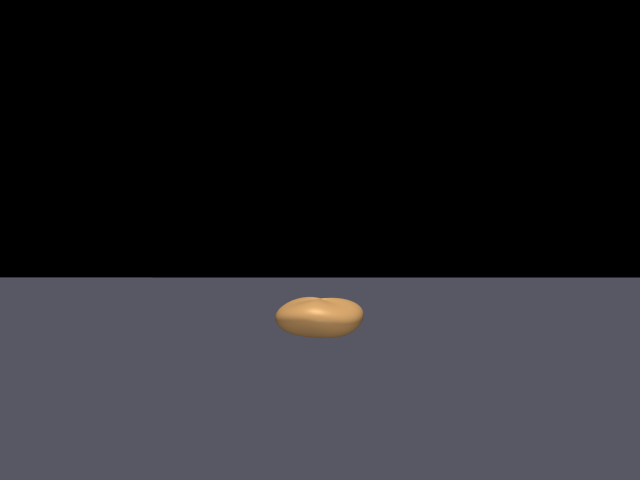
#> input picture demo/r1_r02_25d/inputs/observation/rgb.png, 1280 x 960 px, found by its file name (shown at 1/2 size)
$ python stage9_demo.py
#> lines starting #> are read from the running program, lines starting #| are printed output that depends on the picture
"""Stage009：五画面展示（真实记录 + 带纹理三维回放）。"""
import json, pathlib, subprocess, sys
import numpy as np
import mujoco
from PIL import Image, ImageDraw, ImageFont

ROOT = pathlib.Path(__file__).resolve().parent.parent
OUT = ROOT / 'runs/v3/stage009/demo'
W, H, FPS = 1280, 720, 24
TASKS = ['4632564','4632603','4632618','4632621','4632624','4632627']
FV = ROOT / 'runs/v3/stage008/formal_v2'
VIS = ROOT / 'runs/v3/stage009/vis_scene'


def font(sz):
    for p in ('/usr/share/fonts/truetype/dejavu/DejaVuSans-Bold.ttf',
              '/usr/share/fonts/truetype/dejavu/DejaVuSans.ttf'):
        if pathlib.Path(p).exists():
            return ImageFont.truetype(p, sz)
    return ImageFont.load_default()


def card(lines, out, bg=(18, 20, 24)):
    im = Image.new('RGB', (W, H), bg); d = ImageDraw.Draw(im)
    y = 70
    for text, sz, col in lines:
        d.text((70, y), text, font=font(sz), fill=col); y += int(sz * 1.7)
    im.save(out)


def setup_vis():
    import shutil, os
    VIS.mkdir(parents=True, exist_ok=True)
    src = ROOT / 'vendor/unitree_mujoco/unitree_robots/go2w'
    shutil.copy(src / 'go2w.xml', VIS / 'go2w.xml')
    if not (VIS / 'assets').exists():
        os.symlink(src / 'assets', VIS / 'assets')


def vis_xml(rock_stl, textured=True, rock_pos=(1.0, 0.0, 0.0), with_robot=True, with_walls=True, rock_euler=90):
    tex = ('<texture name="rocktex" type="2d" file="%s"/>' % (ROOT / 'assets/v3/rocks/moon_rock_05/texture.png'))
    mat = '<material name="rockmat" texture="rocktex"/>' if textured else '<material name="rockmat" rgba="0.62 0.62 0.6 1"/>'
    inc = '<include file="go2w.xml"/>' if with_robot else ''
    return f'''<mujoco>
  {inc}
  <asset>
    <mesh name="rockmesh" file="{rock_stl}"/>
    {tex if textured else ''}
    {mat}
    <texture name="grid" type="2d" builtin="checker" rgb1="0.55 0.55 0.55" rgb2="0.45 0.45 0.45" width="256" height="256"/>
    <material name="floormat" texture="grid" texrepeat="10 10"/>
  </asset>
  <worldbody>
    <geom name="floor" type="plane" size="6 6 0.1" material="floormat"/>
    <body name="rock" pos="{rock_pos[0]} {rock_pos[1]} {rock_pos[2]}" euler="0 0 {rock_euler}"><geom type="mesh" mesh="rockmesh" material="rockmat"/></body>
    {'' if not with_walls else '<geom type="box" pos="1.0 -0.55 0.16" size="0.25 0.25 0.16" rgba="0.6 0.6 0.6 1"/><geom type="box" pos="1.0 0.55 0.16" size="0.25 0.25 0.16" rgba="0.6 0.6 0.6 1"/>'}
  </worldbody>
</mujoco>'''


def render_record(rec_dir, rock_stl, out_mp4, cam=(2.0, 0.0, 0.35), dist=2.4, azimuth=130,
                  elev=-14, seconds=None, step=2):
    setup_vis()
    xmlp = VIS / 'scene.xml'; xmlp.write_text(vis_xml(rock_stl, textured=True, rock_pos=(1.0,0.0,0.0), with_robot=True))
    m = mujoco.MjModel.from_xml_path(str(xmlp)); d = mujoco.MjData(m)
    m.vis.global_.offwidth = W; m.vis.global_.offheight = H
    chunks = sorted(pathlib.Path(rec_dir).glob('chunk_*.npz'))
    q = np.concatenate([np.load(c)['qpos'] for c in chunks])
    t = np.concatenate([np.load(c)['t'] for c in chunks])
    frames = OUT / 'frames_replay'; frames.mkdir(parents=True, exist_ok=True)
    for f in frames.glob('*.png'): f.unlink()
    ren = mujoco.Renderer(m, H, W)
    cam_obj = mujoco.MjvCamera(); cam_obj.type = mujoco.mjtCamera.mjCAMERA_TRACKING
    cam_obj.trackbodyid = mujoco.mj_name2id(m, mujoco.mjtObj.mjOBJ_BODY, 'base_link')
    cam_obj.distance = dist; cam_obj.azimuth = azimuth; cam_obj.elevation = elev
    cam_obj.lookat[:] = cam
    t_end = float(t[-1]) if seconds is None else min(float(t[-1]), float(seconds))
    n = 0
    for i, tt in enumerate(np.arange(0.0, t_end, step / FPS)):
        k = int(np.searchsorted(t, tt)); k = min(k, len(q) - 1)
        d.qpos[:] = q[k][:m.nq]
        mujoco.mj_forward(m, d)
        ren.update_scene(d, camera=cam_obj)
        Image.fromarray(ren.render()).save(frames / f'{n:05d}.png'); n += 1
    ren.close()
    subprocess.check_call(['ffmpeg', '-y', '-v', 'error', '-framerate', str(FPS / step),
                           '-i', str(frames / '%05d.png'), '-r', str(FPS),
                           '-c:v', 'libx264', '-pix_fmt', 'yuv420p', '-crf', '20', str(out_mp4)])
    return n


def main():
    OUT.mkdir(parents=True, exist_ok=True)
    setup_vis()
    obs = ROOT / 'runs/v3/stage008/truth_v2/observation/rgb.png'
    im = Image.open(obs).convert('RGB').resize((W, 720))
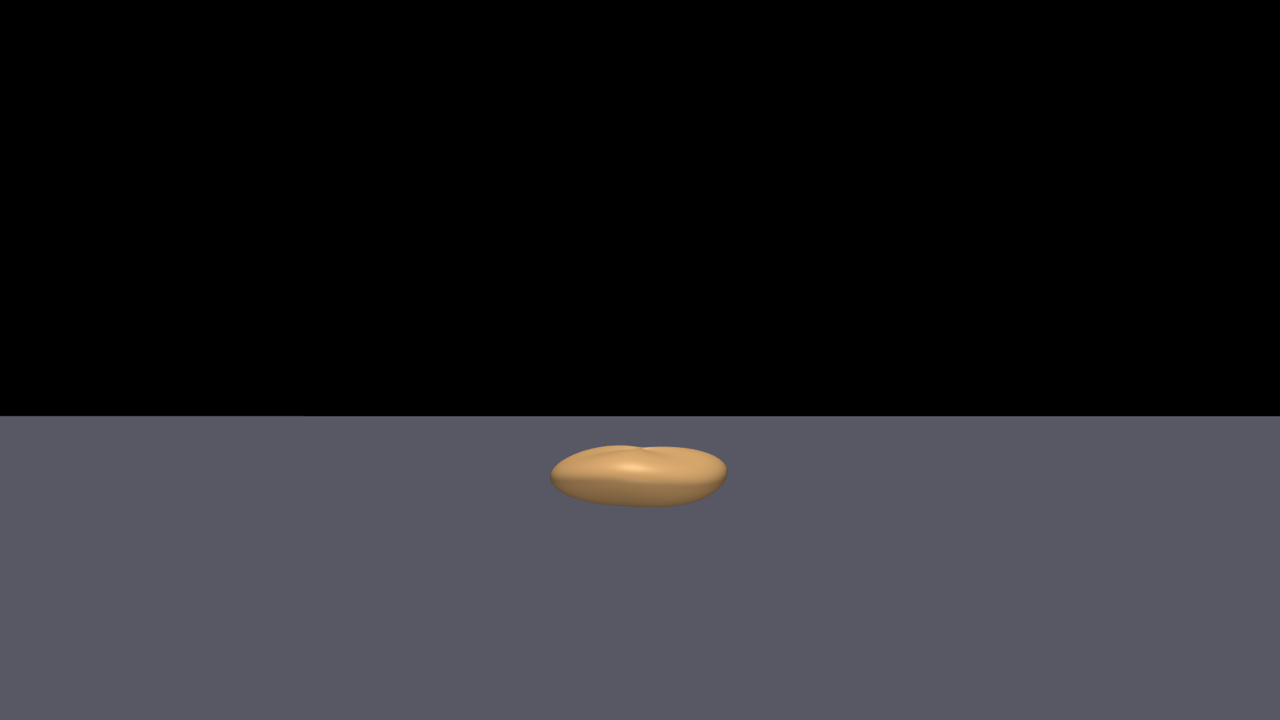
#> im: PIL image 1280x720 RGB; mean R, G, B 38, 37.6, 42.5
    Image.open(obs).convert('RGB').resize((W, 540)).save(OUT / 'p1_obs.png')
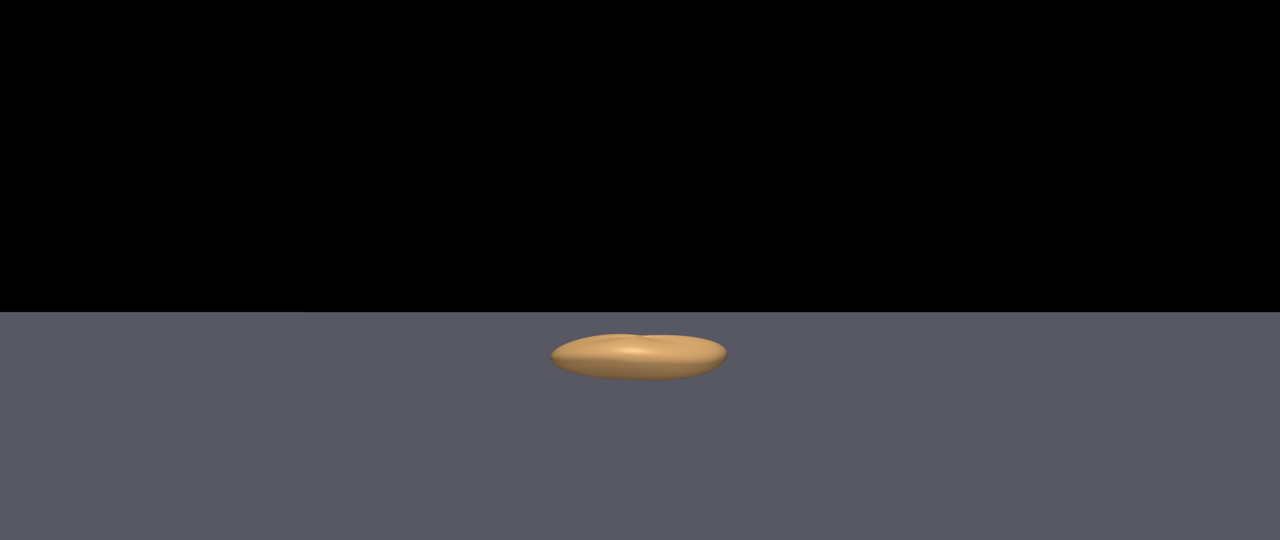
#> saved as p1_obs.png: PIL image 1280x540 RGB; mean R, G, B 38, 37.6, 42.5
    # Panel 1
    p1 = Image.new('RGB', (W, H), (12, 14, 18)); p1.paste(Image.open(OUT / 'p1_obs.png'), (0, 90))
#> after `p1 = Image.new('RGB', (W, H), (12, 14, 18))`:
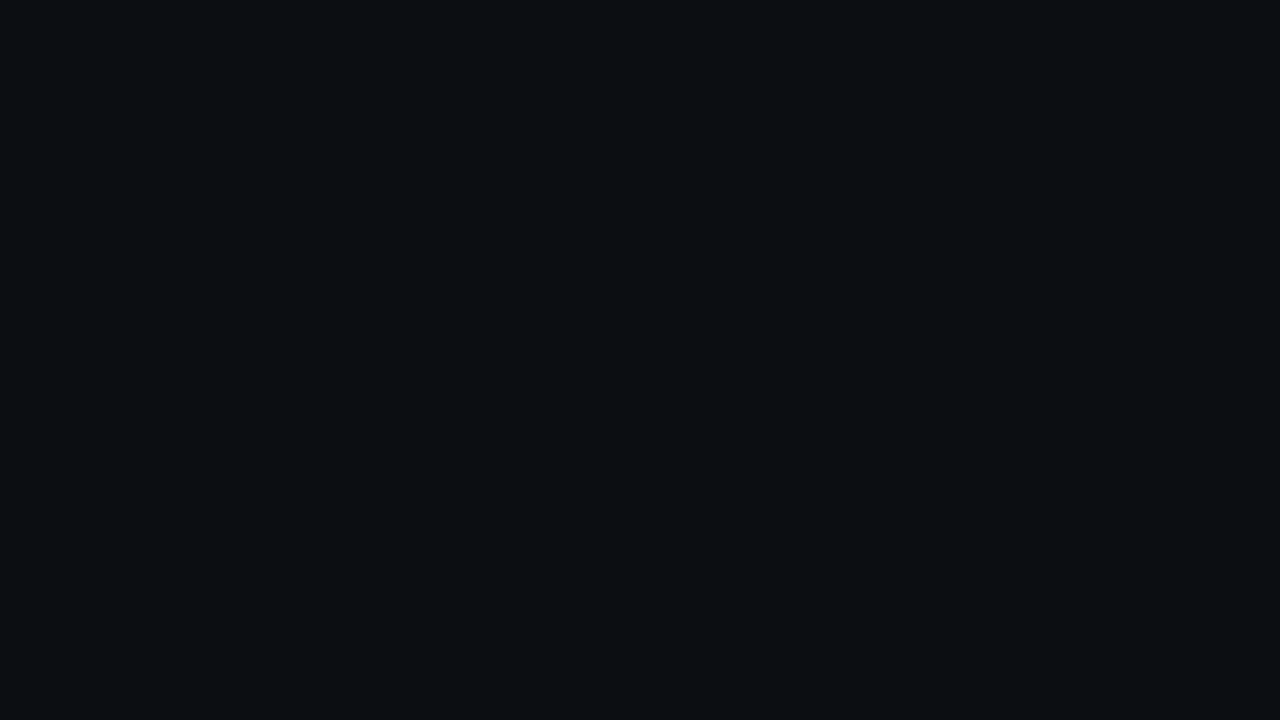
#> p1: PIL image 1280x720 RGB; mean R, G, B 12, 14, 18
#> after `p1.paste(Image.open(OUT / 'p1_obs.png'), (0, 90))`:
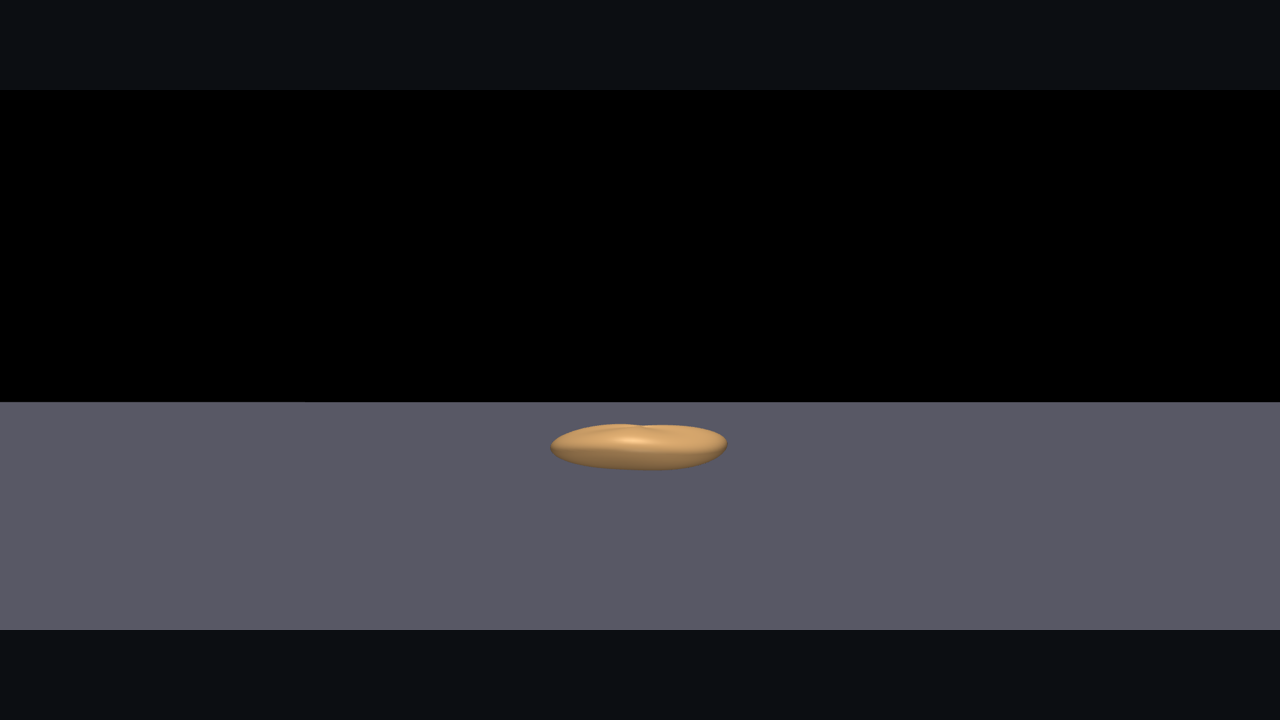
#> p1: PIL image 1280x720 RGB; mean R, G, B 31.5, 31.7, 36.4
    d = ImageDraw.Draw(p1)
    d.text((40, 18), 'PANEL 1  SEEING: reconstructed RGB-D at the common S0', font=font(34), fill=(255, 255, 255))
    d.text((40, 58), 'right: shared V (observed shell) feeds both arms; walls/ground fixed', font=font(22), fill=(200, 200, 200))
    p1.save(OUT / 'p1.png')
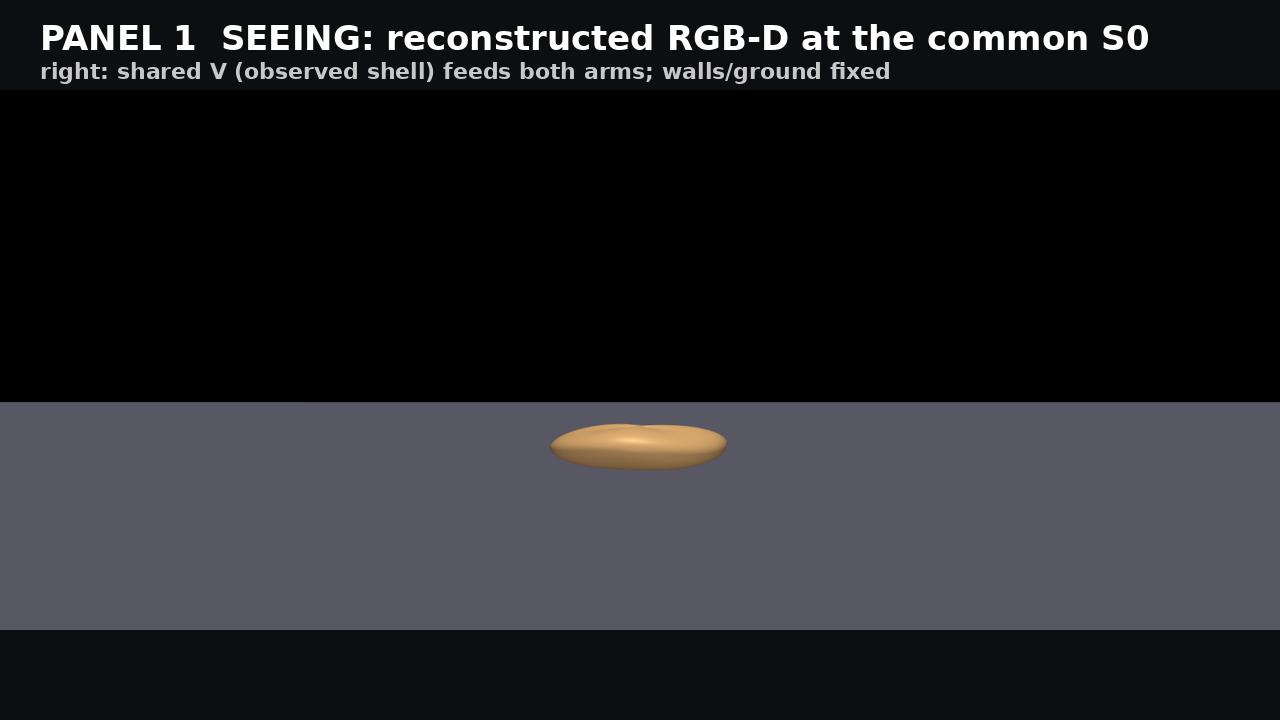
#> saved as p1.png: PIL image 1280x720 RGB; mean R, G, B 35.6, 35.8, 40.4
    # Panel 2: six registered candidates, rendered geometry
    tiles = []
    for t in TASKS:
        stl = ROOT / 'runs/v3/stage008/registered' / f'task_{t}' / 'world.stl'
        x = VIS / f'scene_{t}.xml'; x.write_text(vis_xml(stl, textured=False, rock_pos=(0,0,0), with_robot=False, with_walls=False, rock_euler=0))
        m = mujoco.MjModel.from_xml_path(str(x)); dd = mujoco.MjData(m); mujoco.mj_forward(m, dd)
        m.vis.global_.offwidth = 640; m.vis.global_.offheight = 360
        ren = mujoco.Renderer(m, 360, 640)
        cam = mujoco.MjvCamera(); cam.type = mujoco.mjtCamera.mjCAMERA_FREE
        cam.lookat[:] = [1.0, 0, 0.15]; cam.distance = 0.85; cam.azimuth = 205; cam.elevation = -12
        ren.update_scene(dd, camera=cam); img = Image.fromarray(ren.render()); ren.close()
        dr = ImageDraw.Draw(img); dr.text((12, 8), f'Lux3D {t}', font=font(26), fill=(255, 230, 120))
        tiles.append(img)
    p2 = Image.new('RGB', (W, H), (12, 14, 18)); dr = ImageDraw.Draw(p2)
    dr.text((40, 14), 'PANEL 2  SIX IMAGINATIONS: registered generated geometry', font=font(28), fill=(255, 255, 255))
    for i, im2 in enumerate(tiles):
        p2.paste(im2, (20 + (i % 2) * 630, 70 + (i // 2) * 215))
    p2.save(OUT / 'p2.png')
    # Panel 3: per-candidate BODY trial paths
    p3 = Image.new('RGB', (W, H), (12, 14, 18)); dr = ImageDraw.Draw(p3)
    dr.text((40, 14), 'PANEL 3  TRIALS: BODY_CLEARANCE rehearsal per candidate (x vs t)', font=font(30), fill=(255, 255, 255))
    for i, t in enumerate(TASKS):
        rec = FV / (f'record_full_{t}') / 'BODY_CLEARANCE'
        chunks = sorted(rec.glob('chunk_*.npz'))
        if not chunks: continue
        q = np.concatenate([np.load(c)['qpos'] for c in chunks]); tt = np.concatenate([np.load(c)['t'] for c in chunks])
        row = json.loads((FV / f'rows_full_{t}.jsonl').read_text().splitlines()[0]) if False else None
        ox, oy = 70 + (i % 2) * 620, 90 + (i // 2) * 205
        w, h = 540, 150
        dr.rectangle([ox, oy, ox + w, oy + h], outline=(80, 80, 80))
        xs = q[:, 0]; tmax = max(tt[-1], 1e-6)
        pts = [(ox + int(w * min(1.0, x / 2.6)), oy + h - int(h * min(1.0, t / tmax))) for x, t in zip(xs, tt)]
        dr.line(pts, fill=(120, 200, 255), width=2)
        dr.text((ox, oy - 24), f'{t}: x_end={xs[-1]:.2f} m, {tmax:.1f} s', font=font(20), fill=(230, 230, 230))
    p3.save(OUT / 'p3.png')
    # Panel 4: decision
    res = json.loads((FV / 'result.json').read_text())
    p4 = Image.new('RGB', (W, H), (12, 14, 18)); dr = ImageDraw.Draw(p4)
    dr.text((50, 30), 'PANEL 4  MAJORITY DECISION', font=font(40), fill=(255, 255, 255))
    y = 120
    for arm in ('full', 'obs'):
        v = res[arm]['votes']; ch = res[arm]['chosen']
        dr.text((60, y), f'{arm.upper()} arm: ' + ', '.join(f'{k}={n}' for k, n in v.items() if n),
                font=font(24), fill=(220, 220, 220)); y += 40
        dr.text((60, y), f'chosen: {ch}   decision_sha: {res[arm]["decision_sha"]}',
                font=font(26), fill=(140, 255, 160)); y += 60
    dr.text((60, y + 10), 'both arms choose BODY_CLEARANCE on this single case; no majority tie',
            font=font(24), fill=(200, 200, 200))
    dr.text((60, y + 50), 'OBS holds raised to 2.45 m (unknown rear); FULL lowers at 1.165 m (first candidate rear)',
            font=font(22), fill=(200, 200, 200))
    p4.save(OUT / 'p4.png')
    # Panel 5 card + replay segments (textured)
    stl = ROOT / 'runs/v3/stage008/truth_v2/rock_local.stl'
    seg_a = OUT / 'p5a.mp4'; seg_b = OUT / 'p5b.mp4'
    rec = FV / 'exec_full' / 'record' / 'TRUTH_FULL'
    n1 = render_record(rec, stl, seg_a, seconds=22, step=3, dist=3.0, azimuth=200, elev=-18)
    n2 = render_record(rec, stl, seg_b, seconds=None, step=4, dist=3.0, azimuth=200, elev=-18)
    p5 = Image.new('RGB', (W, H), (12, 14, 18)); dr = ImageDraw.Draw(p5)
    dr.text((60, 40), 'PANEL 5  TRUTH EXECUTION AND REVEAL', font=font(40), fill=(255, 255, 255))
    ex = res['full']['exec']
    dr.text((60, 130), f"FULL chosen {res['full']['chosen']} -> {ex['outcome']}, {ex['t_end']:.1f} s",
            font=font(30), fill=(140, 255, 160))
    dr.text((60, 190), f"reached={ex['reached']}  chassis_contacts={ex['chassis_contacts']}  safe_pass={ex['safe_pass']}",
            font=font(26), fill=(220, 220, 220))
    dr.text((60, 250), 'textured replay uses the recorded 50 Hz qpos; actual pose and trajectory, no edits',
            font=font(22), fill=(190, 190, 190))
    p5.save(OUT / 'p5.png')
    # stitch: cards 5s, segments, skill comparison clip
    skill = ROOT / 'runs/v3/stage006/replay_fix/body_vs_stance.mp4'
    parts = []
    for name in ('p1.png', 'p2.png', 'p3.png', 'p4.png', 'p5.png'):
        v = OUT / f'{name}.mp4'
        subprocess.check_call(['ffmpeg', '-y', '-v', 'error', '-loop', '1', '-i', str(OUT / name),
                               '-t', '6', '-r', str(FPS), '-c:v', 'libx264', '-pix_fmt', 'yuv420p',
                               '-vf', f'scale={W}:{H}', str(v)])
        parts.append(v)
    for v in (seg_a, seg_b):
        if v.is_file():
            parts.append(v)
    if skill.is_file():
        sv = OUT / 'skill.mp4'
        subprocess.check_call(['ffmpeg', '-y', '-v', 'error', '-stream_loop', '1', '-i', str(skill),
                               '-t', '10', '-r', str(FPS), '-c:v', 'libx264', '-pix_fmt', 'yuv420p',
                               '-vf', f'scale={W}:{H}', str(sv)])
        parts.append(sv)
    lst = OUT / 'concat.txt'
    with lst.open('w') as f:
        for p in parts:
            f.write(f"file '{p}'\n")
    subprocess.check_call(['ffmpeg', '-y', '-v', 'error', '-f', 'concat', '-safe', '0', '-i', str(lst),
                           '-c:v', 'libx264', '-pix_fmt', 'yuv420p', '-crf', '20', str(OUT / 'stage9_demo.mp4')])
    print(json.dumps({'out': str(OUT / 'stage9_demo.mp4'), 'parts': [str(p) for p in parts]}))
    return 0


if __name__ == '__main__':
    sys.exit(main())
#> (the call stopped at in main, `m = mujoco.MjModel.from_xml_path(str(x)); dd = mujoco.MjData(m); mujoc..`: mujoco is not available in this run)
